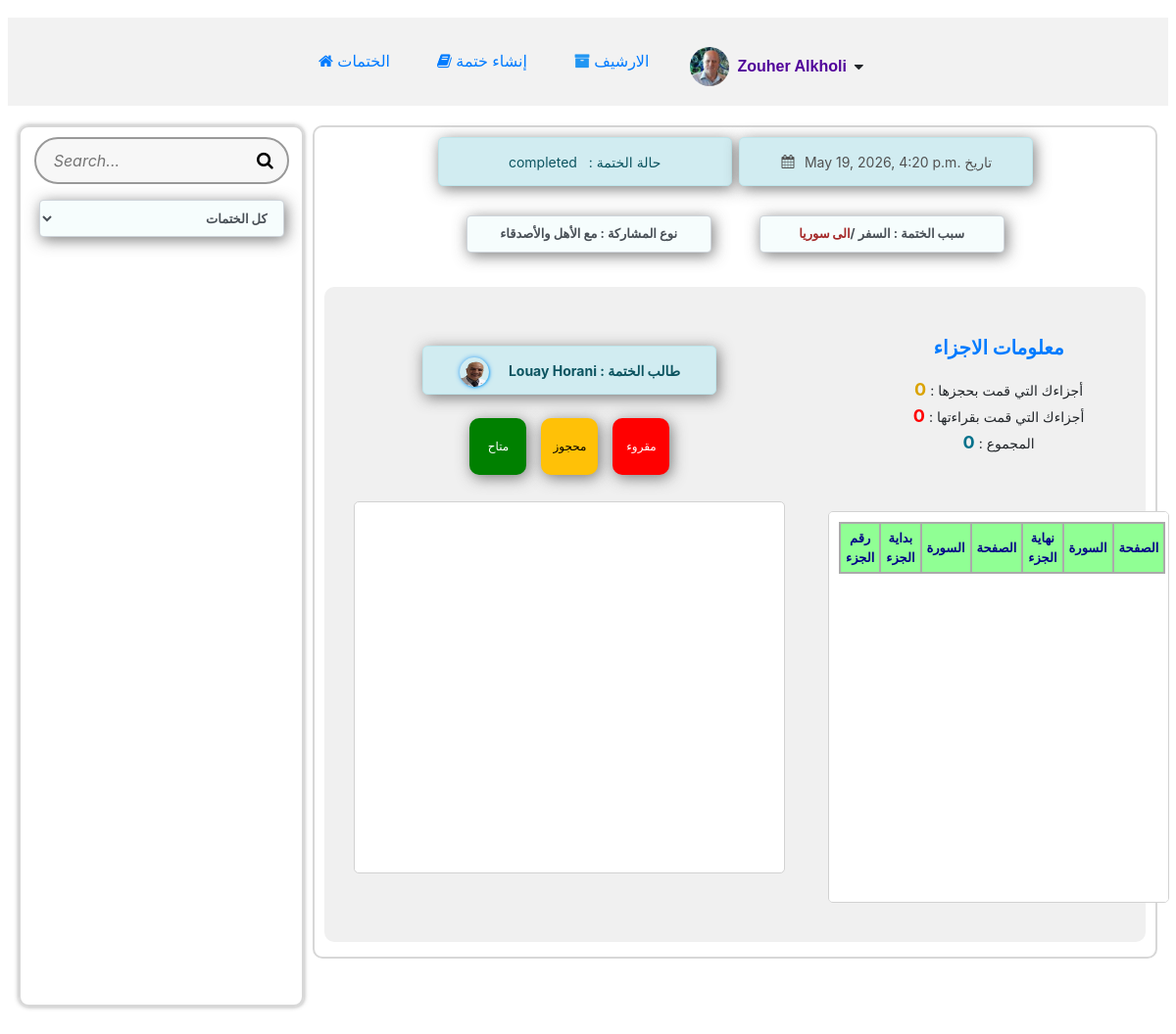
The app's page /khetmah_detail/155/ (signed in) with its own data.
### khetmah/models.py (models this page shows, shortened)
class User(AbstractUser):
    profile_picture = models.ImageField(
        upload_to='khetmah/images/profile_pictures/',
        blank=True,
        null=True,
        default="khetmah/images/profile_pictures/default.png"
    )
    def __str__(self):
        return f" {self.first_name} {self.last_name}"
    @property
    def profile_picture_url(self):
        if self.profile_picture:
            return self.profile_picture.url
        return "/media/khetmah/images/profile_pictures/default.png"

class Khetmah(models.Model):
    PRIVACY_CHOICES = [('family_friends', 'مع الأهل والأصدقاء'),('public', 'عامة للجميع'),]
    KHETMAH_STATUS = [('active', 'نشطة'),('completed', 'مكتملة')]
    REASON_CHOICES = [('dead', 'هبة لمتوفي'),('need', 'لطلب حاجة'),('sick', 'لطلب شفاء'),('travel', 'السفر'),('Thank_God', 'شكر لله'),('days', 'أيام فضيلة'),('other', 'سبب آخر'),]
    status = models.CharField(max_length=20, choices=KHETMAH_STATUS, default='active')
    reason = models.CharField(max_length=20, choices=REASON_CHOICES, blank=True, null=True, default='Thank_God')
    sharing_type = models.CharField(max_length=20, choices=PRIVACY_CHOICES, blank=True, null=True, default='family_friends')
    creator = models.ForeignKey('User', on_delete=models.CASCADE, related_name="owned_khetmah")
    na3wa_image = models.ImageField(upload_to=na3wa_upload_path,blank=True,null=True,default=DEFAULT_NA3WA)
    created_at = models.DateTimeField(auto_now_add=True)
    deceased_name = models.CharField(max_length=32, blank=True, null=True)
    death_date = models.DateField(blank=True, null=True)
    specific_reason = models.TextField(blank=True, null=True)

### khetmah/views.py (the view, shortened to what this page needs)
# urls.py: path("khetmah_detail/<int:khetmah_id>/", views.khetmah_detail, name="khetmah_detail"),
def khetmah_detail(request, khetmah_id):
    try:
        khetmah = Khetmah.objects.get(id=khetmah_id)
        khetmah_creator = khetmah.creator
    except Khetmah.DoesNotExist:
     request.session['swal_error'] = ("الختمة المطلوبة غير موجودة وتم تحويلك إلى أحدث ختمة")
     request.session['swal_error_active'] = True
     last_khetmah = Khetmah.objects.order_by('-created_at').first()
     if last_khetmah:
            return redirect('khetmah_detail', khetmah_id=last_khetmah.id)
     return redirect('index')
    all_khetmahs = []
    for k in Khetmah.objects.all().order_by('-created_at'):
        all_khetmahs.append({
        "id": k.id,
        "status": k.status,
        "reason": k.get_reason_display(),  # أو get_reason_display()
        "created_at": localtime(k.created_at).strftime("%Y-%m-%d %H:%M"),
        "creator__username": k.creator.username,
        'creator_id': k.creator.id,
        "creator__profile_picture": k.creator.profile_picture_url,
    })
    if request.method == "POST":
     if request.user == khetmah.creator:
        if request.FILES.get('na3wa_image'):
            khetmah.na3wa_image = request.FILES['na3wa_image']
            khetmah.save()
    is_I_creator = request.user.is_authenticated and (request.user == khetmah.creator)
    juzas = Juza.objects.filter(khetmah=khetmah)
    juzas_dict = {juza.juz_number: juza for juza in juzas}
    if request.user.is_authenticated:
        is_I_taken_any_juza = juzas.filter(selected_by=request.user).exists()
        current_username = f"{request.user.first_name} {request.user.last_name}"
    else:
        is_I_taken_any_juza = False
        current_username = ""
    is_I_joined_khetmah = is_I_taken_any_juza
    parts_data = []
    for i in range(1, 31):
        juza = juzas_dict.get(i)
        if juza:
            selected_jezaa_by_I = request.user.is_authenticated and (juza.selected_by == request.user)
            parts_data.append({
                "number": i,
                "status": juza.status,
                "is_I_creator": is_I_creator,
                "is_I_joined_khetmah": is_I_joined_khetmah,
                "selected_jezaa_by_I": selected_jezaa_by_I,
                "selected_by": f"{juza.selected_by.first_name} {juza.selected_by.last_name}" if juza.selected_by else "",
                "selected_by_id": juza.selected_by.id if juza.selected_by else None,
                "current_username": current_username,
            })
    swal_error = ""
    if request.session.get('swal_error_active'):
        swal_error = request.session.pop('swal_error', '')
        request.session.pop('swal_error_active', None)
    return render(request, "khetmah/khetmah_detail.html", {
        "khetmah": khetmah,
        "khetmah_creator": khetmah_creator,
        "all_khetmahs_json": json.dumps(all_khetmahs),
        "user": request.user,
        "current_username": current_username,
        "is_I_creator": is_I_creator,
        "is_I_joined_khetmah": is_I_joined_khetmah,
        "selected_jezaa_by_I": is_I_taken_any_juza,
        "all_parts_json": json.dumps(parts_data, ensure_ascii=False),
        "parts": parts_data,
        "current_khetmah": khetmah,
        "swal_error": swal_error,
    })

### khetmah/templates/khetmah/khetmah_detail.html (shortened to what this page needs)
{% extends "khetmah/layout.html" %}
{% block content %}
{% load static %}
<div class="row d-flex mt-0 pt-0 align-items-start justify-content-around">
<div class="col_1">
        <div class="search-box mb-3" style=" margin: 0 auto;">
            <input type="text" id="search-khetmah" placeholder="Search...">
        </div>
            <select id="status" name="status" class="form-control" style="direction: rtl; margin: 0 auto;" required>
                <option value="All">كل الختمات</option>
            </select>
        <br>
</div>
<div class="container1">
<div class="row_1 d-flex mt-0 pt-0" style="direction: ltr;">
<div id="kh_status">
     <span class="alert alert-info d-flex align-items-center gap-2">
        <span id="khetmah_status" data-khetmahStatus="{{ khetmah.status }}"> &nbsp;&nbsp; {{ khetmah.status }}
            &nbsp;&nbsp;</span>: حالة الختمة &nbsp;&nbsp;</span>
</div>
    <div class="alert alert-info" style="color: rgb(81, 81, 81)"><i class="fa fa-calendar fa-fw w3-margin-right"></i>&nbsp; {{ khetmah.created_at }} تاريخ </div>
</div>
  <div class="row_1 d-flex mt-0 pt-0">
  <div class="reason-container
    {% if is_I_creator and khetmah.reason != 'dead' %}
        without-buttons
    {% elif not is_I_creator and khetmah.reason == 'dead' %}
        without-buttons-dead
    {% elif is_I_creator and khetmah.reason == 'dead' %}
       with-buttons-dead
    {% else%}
       without-buttons
    {% endif %}">
    <div class="form-control">
        سبب الختمة : {{ khetmah.get_reason_display }}
        {% if khetmah.specific_reason %}
            / <b style="color: brown;">{{ khetmah.specific_reason }}</b>
        {% endif %}
    </div>
    <div class="form-control">
        نوع المشاركة : {{ khetmah.get_sharing_type_display }}
    </div>
</div>
</div>
<div class="jezaa-container">
<div class="column">
    <div class="alert alert-info"><img src="{{ khetmah.creator.profile_picture_url }}" class="img_c"><b> {{ khetmah.creator }} : طالب الختمة</b>
    </div>
<div class="status-indicators">
    <div class="available shadow-2">متاح</div>
    <div class="taken shadow-2">محجوز</div>
    <div class="read shadow-2">مقروء</div>
</div>
<div id="jezaa-card" class="grid"></div>
</div>
<div class="column_1">
<h5 class="status-indicators">معلومات الاجزاء</h5>
<span id="about_jezaa">
  <div>
    <span>أجزاءك التي قمت بحجزها :</span>
    <a id="taken-link" href="#">
      <b id="taken-count" title="انقر هنا لعرضها">0</b>
    </a>
  </div>
  <div>
    <span>أجزاءك التي قمت بقراءتها :</span>
    <a id="read-link" href="#">
      <b id="read-count" title="انقر هنا لعرضها">0</b>
    </a>
  </div>
  <div>
    <span>المجموع :</span>
    <b id="total-count">0</b>
  </div>
</span>
<div class="jezaa-info">
<table>
    <thead>
        <tr>
        <th>رقم الجزء</th>
        <th>بداية الجزء</th>
        <th>السورة</th>
        <th>الصفحة</th>
        <th>نهاية الجزء</th>
        <th>السورة</th>
        <th>الصفحة</th>
        </tr>
    </thead>
</table>
</div>
</div>
</div>
</div>
</div>
{% endblock %}

### khetmah/templates/khetmah/layout.html (shortened to what this page needs)
{% load static %}
<!DOCTYPE html>
<html lang="en">
<head>
    <link rel="stylesheet" href="https://cdn.jsdelivr.net/npm/bootstrap@4.6.2/dist/css/bootstrap.min.css">
    <link rel="stylesheet" href="https://cdnjs.cloudflare.com/ajax/libs/font-awesome/4.7.0/css/font-awesome.min.css">
    <link rel="stylesheet" href="{% static 'khetmah/css/styles.css' %}">
</head>
<body>
    <header>
    <div class="container" id="f-18">
  <ul class="nav">
    <li class="nav-item">
       <a class="nav-link" href="{% url 'index' %}"> <i class="fa fa-home" title="Home"></i> الختمات</a>
    </li>
      {% if user.is_authenticated %}
     <li>
          <a class="nav-link" href="{% url 'create_khetmah' %}"><i class="fa fa-book" title="book"></i> إنشاء ختمة</a>
     </li>
     <li class="nav-item">
        <a class="nav-link" href="{% url 'get_archives' %}"><i class="fa fa-archive" aria-hidden="true"></i> الارشيف</a>
     </li>
     <li class="nav-item user-menu-wrapper">
        <div id="user-menu-toggle" class="user-menu-toggle">
            <img src="{{ user.profile_picture_url }}"alt="{{ user.username }}"class="user-avatar">
            <b id="currentUser" style="color:rgb(81, 2, 154)">{{ user }}</b><i class="fa fa-caret-down"></i>
        </div>
    </li>
      {% endif %}
      </ul>
</div>
</header>
        {% block content %}{% endblock %}
</body>
</html>

### records on screen
User: profile_picture_url (picture), first_name+last_name "Zouher Alkholi"
Khetmah: status "completed", created_at "May 19, 2026, 4:20 p.m.", reason "السفر", specific_reason "الى سوريا", sharing_type "مع الأهل والأصدقاء", creator.profile_picture_url (picture), creator "Louay Horani"
